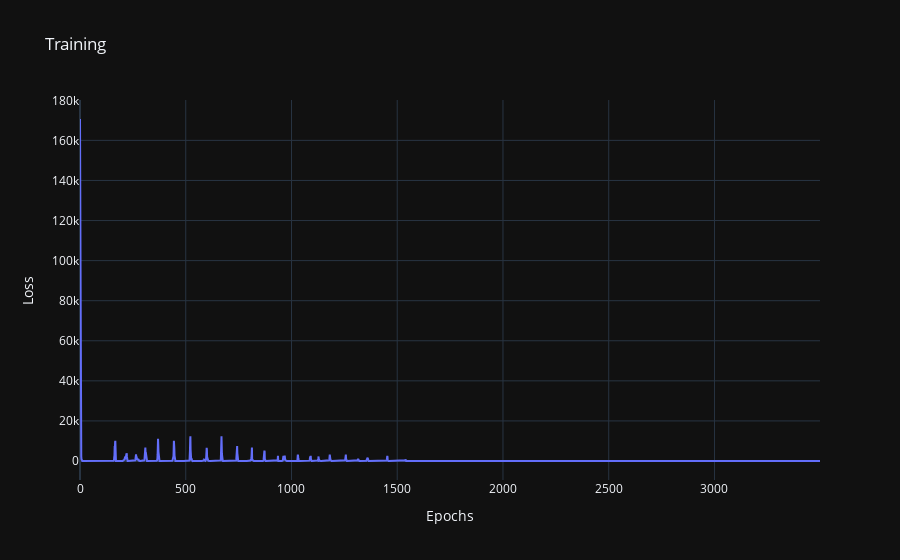

Here is the notebook cell this chart was saved with:
### Markdown cell above
*_НС_*

### Code cell
train_x = torch.tensor(train_x, dtype=torch.float32)
train_y = torch.tensor(train_y, dtype=torch.float32)
test_x = torch.tensor(test_x, dtype=torch.float32)

model = LinRegNet(4, 10, 1)
loss_fn = nn.MSELoss()
optimizer = optim.NAdam(model.parameters())
epochs = 3500
losses = train(train_x, train_y, epochs)
print(f"Loss: {losses[-1]}:.5f")

fig = go.Figure()
fig.add_trace(go.Scatter(x=np.arange(epochs), y=np.array(losses), mode='lines'))
fig.update_layout(
    xaxis_title='Epochs',
    yaxis_title='Loss',
    title='Training'
)
fig.show()

with torch.inference_mode():
    y_pred = model(test_x)
    print(y_pred)

y_pred = y_pred.detach().numpy()
print(f"Средняя ошибка аппроксимации: {1 / len(test_y) * np.sum(abs((test_y - y_pred) / test_y))} %")
print(f"Коэффициент детерминации: {1 - np.sum((y_pred - test_y) ** 2) / np.sum((test_y - test_y.mean()) ** 2)}")
print(f"Средняя квадратичная ошибка: {np.mean((y_pred - test_y) ** 2)}")
print(f"Средняя абсолютная ошибка: {np.mean(np.abs(test_y - y_pred))}")

### Figure 1 — Plotly figure (JSON) as saved in the notebook; plotly's stock layout.template omitted (floating-point values rounded to 4 significant figures; data arrays with more than 128 entries replaced by an {"elided": "..."} marker saying what was removed)
{"data": [{"mode": "lines", "x": {"elided": "3500 int values"}, "y": {"elided": "3500 float values"}, "type": "scatter"}], "layout": {"xaxis": {"title": {"text": "Epochs"}}, "yaxis": {"title": {"text": "Loss"}}, "title": {"text": "Training"}}}
